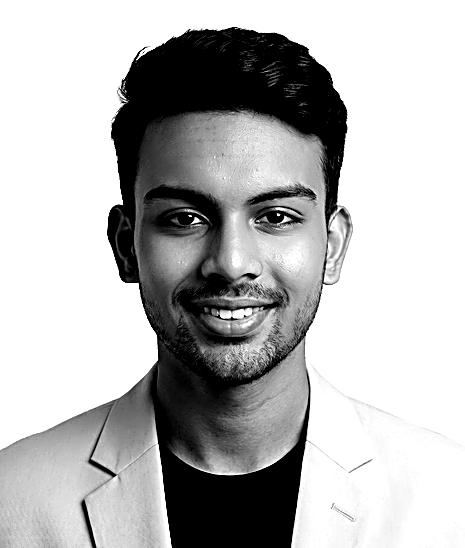
#> input picture images/source-prepped.png, 465 x 548 px
$ python make_ascii.py
#> lines starting #> are read from the running program, lines starting #| are printed output that depends on the picture
"""Render the prepped portrait matte into fixed-width ASCII art."""

from __future__ import annotations

import numpy as np
from PIL import Image

from profile_data import ASCII_CELL_W, ASCII_COLS, ASCII_LINE_H, DATA, IMAGES

SOURCE = IMAGES / "source-prepped.png"
OUTPUT = DATA / "ascii-portrait.txt"

COLS = ASCII_COLS
CELL_ASPECT = ASCII_CELL_W / ASCII_LINE_H
RAMP = " .:-=+*abc%@#"
# Below this the pixel is a lighting artefact, not shape. Blanking it is what
# separates a readable portrait from a grey rectangle of punctuation.
FLOOR = 0.14


def render(cols: int = COLS) -> list[str]:
#> called with cols = 60
    if not SOURCE.exists():
        raise FileNotFoundError("Run scripts/prep_photo.py first.")

    matte = Image.open(SOURCE).convert("LA")
#> matte is the input picture: PIL image 465x548 LA; mean R, G, B, A 182.6, 182.6, 182.6, 139
    rows = max(1, round(cols * (matte.height / matte.width) * CELL_ASPECT))
#> rows = 41
    matte = matte.resize((cols, rows), Image.Resampling.LANCZOS)
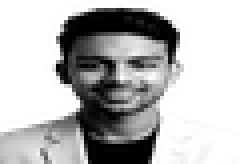
#> matte: PIL image 60x41 LA (shown 4 times larger); mean R, G, B, A 76.2, 76.2, 76.2, 139; transparent parts drawn white

    pixels = np.asarray(matte, dtype=np.float32)
    luma, alpha = pixels[..., 0], pixels[..., 1]
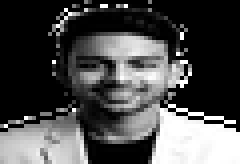
#> luma: shape (41, 60) float32 (shown 4 times larger); min 0, max 255, mean 76.2
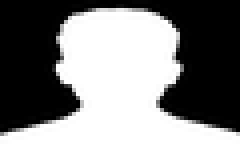
#> alpha: shape (41, 60) float32 (shown 4 times larger); min 0, max 255, mean 139

    # Normalise brightness across the subject only, then invert: dark hair and
    # jacket become the dense glyphs, highlights fade toward blank.
    subject = luma[alpha > 128]
#> subject = 1345 values, max 255 at index 676, min 0 at index 18, mean 122.7
    low, high = (np.percentile(subject, 4), np.percentile(subject, 96)) if subject.size else (0.0, 255.0)
#> low = 0; high = 255
    span = max(high - low, 1.0)
#> span = 255
    density = np.clip((high - luma) / span, 0.0, 1.0)
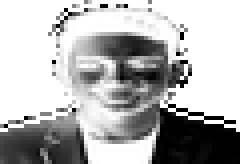
#> density: shape (41, 60) float32 (shown 4 times larger); min 0, max 1, mean 0.701

    lines: list[str] = []
    for y in range(rows):
        line = []
        for x in range(cols):
            if alpha[y, x] < 110 or density[y, x] < FLOOR:
                line.append(" ")
                continue
            scaled = (density[y, x] - FLOOR) / (1.0 - FLOOR)
            idx = int(round(scaled * (len(RAMP) - 1)))
            # Anything that survived the floor is real shape, so keep it visible.
            line.append(RAMP[max(idx, 1)])
        lines.append("".join(line).rstrip())
#> after the loop, lines = 41 items

    while lines and not lines[0].strip():
        lines.pop(0)
#> this loop made 2 passes
#> after the loop, lines = 39 items
    while lines and not lines[-1].strip():
        lines.pop()
#> this loop made 0 passes
    return lines


def main() -> None:
    lines = render()
#> lines = 39 items
    DATA.mkdir(parents=True, exist_ok=True)
    OUTPUT.write_text("\n".join(lines) + "\n", encoding="utf-8")
    print(f"Wrote {len(lines)} rows x {COLS} cols -> {OUTPUT}")
#| Wrote 39 rows x 60 cols -> data/ascii-portrait.txt
    print("\n".join(lines))
#> (printed output is left out)


if __name__ == "__main__":
    main()

$ run again, with images/portrait.jpg saved as images/source-prepped.png
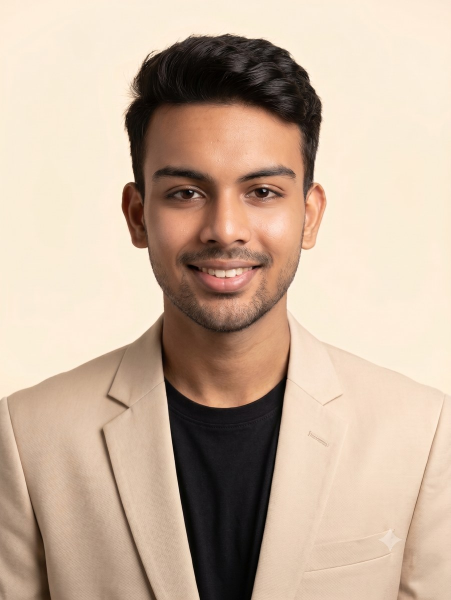
#> input picture images/portrait.jpg, 901 x 1200 px (shown at 1/2 size)
#> in render, `matte = matte.resize((cols, rows), Image.Resampling.LANCZOS)`:
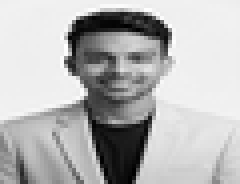
#> matte: PIL image 60x46 LA (shown 4 times larger); mean R, G, B, A 182.1, 182.1, 182.1, 255
#> alpha: shape (46, 60) float32; every value is 255
#> subject = 2760 values, max 255 at index 676, min 0 at index 391, mean 182.1
#> low = 18; high = 241
#> span = 223
#> in render, `density = np.clip((high - luma) / span, 0.0, 1.0)`:
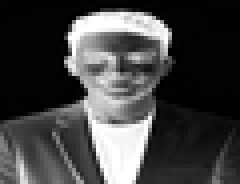
#> density: shape (46, 60) float32 (shown 4 times larger); min 0, max 1, mean 0.263
#> after the loop in render, `for y in range(rows):`: lines = 46 items
#> the loop in render, `while lines and not lines[0].strip():` made 2 passes
#> after the loop in render, `while lines and not lines[0].strip():`: lines = 44 items
#| Wrote 44 rows x 60 cols -> data/ascii-portrait.txt
#> (printed output is left out)
